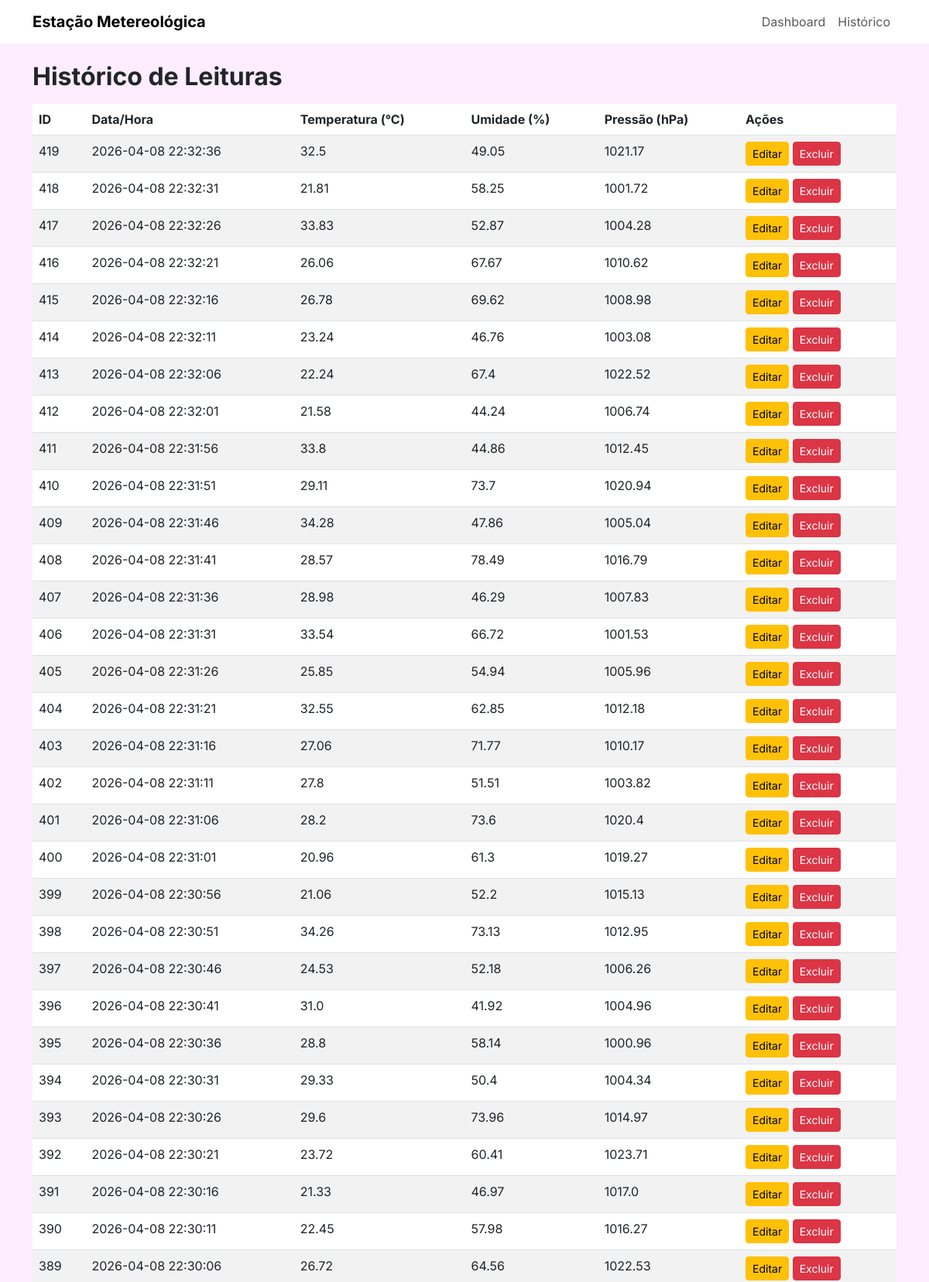
The page /historico (upper part) on the database its author committed.
### tables this page shows
CREATE TABLE leituras (
    id INTEGER PRIMARY KEY AUTOINCREMENT,
    temperatura REAL NOT NULL,
    umidade REAL NOT NULL,
    pressao REAL,
    localizacao TEXT DEFAULT 'Lab',
    timestamp DATETIME DEFAULT (datetime('now', 'localtime'))
);

### app.py (the view)
@app.route('/historico')
def historico():
    leituras = database.listar_leituras(limite=100)
    return render_template('historico.html', leituras=leituras)

### database.py (called while the page is built)
def get_db_connection():
    conn = sqlite3.connect(DB_PATH, timeout=10)
    conn.execute('PRAGMA journal_mode=WAL')
    conn.execute('PRAGMA busy_timeout=5000')
    conn.row_factory = sqlite3.Row
    return conn

def listar_leituras(limite=50):
    conn = get_db_connection()
    leituras = conn.execute('SELECT * FROM leituras ORDER BY timestamp DESC LIMIT ?', (limite,)).fetchall()
    conn.close()
    return [dict(row) for row in leituras]

### templates/historico.html
{% extends 'base.html' %}
{% block content %}
<h2>Histórico de Leituras</h2>
<table class="table table-striped mt-3">
    <thead>
        <tr>
            <th>ID</th>
            <th>Data/Hora</th>
            <th>Temperatura (°C)</th>
            <th>Umidade (%)</th>
            <th>Pressão (hPa)</th>
            <th>Ações</th>
        </tr>
    </thead>
    <tbody>
        {% for l in leituras %}
        <tr id="linha-{{ l.id }}">
            <td>{{ l.id }}</td>
            <td>{{ l.timestamp }}</td>
            <td>{{ l.temperatura }}</td>
            <td>{{ l.umidade }}</td>
            <td>{{ l.pressao or '-' }}</td>
            <td>
                <a href="/editar/{{ l.id }}" class="btn btn-sm btn-warning">Editar</a>
                <button onclick="deletarLeitura({{ l.id }})" class="btn btn-sm btn-danger">Excluir</button>
            </td>
        </tr>
        {% endfor %}
    </tbody>
</table>
{% endblock %}

### templates/base.html (shortened to what this page needs)
<!DOCTYPE html>
<html lang="pt-BR">
<head>
    <link href="https://cdn.jsdelivr.net/npm/bootstrap@5.3.0/dist/css/bootstrap.min.css" rel="stylesheet">
    <link rel="stylesheet" href="{{ url_for('static', filename='css/style.css') }}">
<link rel="stylesheet" href="{{ url_for('static', filename='css/style.css') }}">
</head>
<body>
    <nav class="navbar navbar-expand-lg navbar-white bg-white">
        <div class="container">
            <a class="navbar-brand" href="/">Estação Metereológica</a>
            <div class="collapse navbar-collapse">
                <ul class="navbar-nav ms-auto">
                    <li class="nav-item"><a class="nav-link" href="/">Dashboard</a></li>
                    <li class="nav-item"><a class="nav-link" href="/historico">Histórico</a></li>
                </ul>
            </div>
        </div>
    </nav>
    <div class="container mt-4">
        {% block content %}{% endblock %}
    </div>
</body>
</html>

### static/css/style.css (style rules this page uses)
body { background-color: #feedff; font-family: 'Inter', sans-serif; -webkit-font-smoothing: antialiased; }
h2, .card-header, .navbar-brand { font-family: 'Inter', sans-serif; font-weight: 700; }

### rows shown on the page
leituras: id "419", timestamp "2026-04-08 22:32:36", temperatura "32.5", umidade "49.05", pressao "1021.17"
leituras: id "418", timestamp "2026-04-08 22:32:31", temperatura "21.81", umidade "58.25", pressao "1001.72"
leituras: id "417", timestamp "2026-04-08 22:32:26", temperatura "33.83", umidade "52.87", pressao "1004.28"
leituras: id "416", timestamp "2026-04-08 22:32:21", temperatura "26.06", umidade "67.67", pressao "1010.62"
leituras: id "415", timestamp "2026-04-08 22:32:16", temperatura "26.78", umidade "69.62", pressao "1008.98"
leituras: id "414", timestamp "2026-04-08 22:32:11", temperatura "23.24", umidade "46.76", pressao "1003.08"
leituras: id "413", timestamp "2026-04-08 22:32:06", temperatura "22.24", umidade "67.4", pressao "1022.52"
leituras: id "412", timestamp "2026-04-08 22:32:01", temperatura "21.58", umidade "44.24", pressao "1006.74"
leituras: id "411", timestamp "2026-04-08 22:31:56", temperatura "33.8", umidade "44.86", pressao "1012.45"
leituras: id "410", timestamp "2026-04-08 22:31:51", temperatura "29.11", umidade "73.7", pressao "1020.94"
leituras: id "409", timestamp "2026-04-08 22:31:46", temperatura "34.28", umidade "47.86", pressao "1005.04"
leituras: id "408", timestamp "2026-04-08 22:31:41", temperatura "28.57", umidade "78.49", pressao "1016.79"
leituras: id "407", timestamp "2026-04-08 22:31:36", temperatura "28.98", umidade "46.29", pressao "1007.83"
leituras: id "406", timestamp "2026-04-08 22:31:31", temperatura "33.54", umidade "66.72", pressao "1001.53"
leituras: id "405", timestamp "2026-04-08 22:31:26", temperatura "25.85", umidade "54.94", pressao "1005.96"
leituras: id "404", timestamp "2026-04-08 22:31:21", temperatura "32.55", umidade "62.85", pressao "1012.18"
leituras: id "403", timestamp "2026-04-08 22:31:16", temperatura "27.06", umidade "71.77", pressao "1010.17"
leituras: id "402", timestamp "2026-04-08 22:31:11", temperatura "27.8", umidade "51.51", pressao "1003.82"
leituras: id "401", timestamp "2026-04-08 22:31:06", temperatura "28.2", umidade "73.6", pressao "1020.4"
leituras: id "400", timestamp "2026-04-08 22:31:01", temperatura "20.96", umidade "61.3", pressao "1019.27"
leituras: id "399", timestamp "2026-04-08 22:30:56", temperatura "21.06", umidade "52.2", pressao "1015.13"
leituras: id "398", timestamp "2026-04-08 22:30:51", temperatura "34.26", umidade "73.13", pressao "1012.95"
leituras: id "397", timestamp "2026-04-08 22:30:46", temperatura "24.53", umidade "52.18", pressao "1006.26"
leituras: id "396", timestamp "2026-04-08 22:30:41", temperatura "31.0", umidade "41.92", pressao "1004.96"
leituras: id "395", timestamp "2026-04-08 22:30:36", temperatura "28.8", umidade "58.14", pressao "1000.96"
leituras: id "394", timestamp "2026-04-08 22:30:31", temperatura "29.33", umidade "50.4", pressao "1004.34"
leituras: id "393", timestamp "2026-04-08 22:30:26", temperatura "29.6", umidade "73.96", pressao "1014.97"
leituras: id "392", timestamp "2026-04-08 22:30:21", temperatura "23.72", umidade "60.41", pressao "1023.71"
leituras: id "391", timestamp "2026-04-08 22:30:16", temperatura "21.33", umidade "46.97", pressao "1017.0"
leituras: id "390", timestamp "2026-04-08 22:30:11", temperatura "22.45", umidade "57.98", pressao "1016.27"
leituras: id "389", timestamp "2026-04-08 22:30:06", temperatura "26.72", umidade "64.56", pressao "1022.53"
